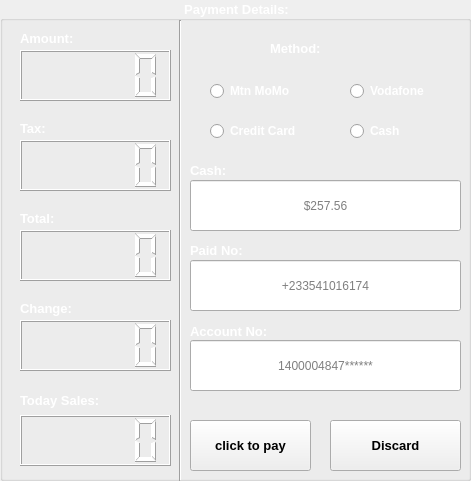
   <widget class="QGroupBox" name="groupBox_3">
    <property name="geometry">
     <rect>
      <x>1200</x>
      <y>30</y>
      <width>471</width>
      <height>481</height>
     </rect>
    </property>
    <property name="font">
     <font>
      <pointsize>10</pointsize>
      <weight>75</weight>
      <bold>true</bold>
     </font>
    </property>
    <property name="styleSheet">
     <string notr="true">color: white</string>
    </property>
    <property name="title">
     <string>Payment Details:</string>
    </property>
    <property name="alignment">
     <set>Qt::AlignCenter</set>
    </property>
    <widget class="QLabel" name="label_5">
     <property name="geometry">
      <rect>
       <x>270</x>
       <y>40</y>
       <width>91</width>
       <height>16</height>
      </rect>
     </property>
     <property name="font">
      <font>
       <pointsize>10</pointsize>
       <weight>75</weight>
       <bold>true</bold>
      </font>
     </property>
     <property name="styleSheet">
      <string notr="true">color: white;</string>
     </property>
     <property name="text">
      <string>Method:</string>
     </property>
    </widget>
    <widget class="QRadioButton" name="Mtn_radioButton">
     <property name="geometry">
      <rect>
       <x>210</x>
       <y>80</y>
       <width>121</width>
       <height>22</height>
      </rect>
     </property>
     <property name="font">
      <font>
       <pointsize>9</pointsize>
       <weight>75</weight>
       <bold>true</bold>
      </font>
     </property>
     <property name="text">
      <string>Mtn MoMo</string>
     </property>
    </widget>
    <widget class="QRadioButton" name="vodafone_radioButton">
     <property name="geometry">
      <rect>
       <x>350</x>
       <y>80</y>
       <width>101</width>
       <height>22</height>
      </rect>
     </property>
     <property name="font">
      <font>
       <pointsize>9</pointsize>
       <weight>75</weight>
       <bold>true</bold>
      </font>
     </property>
     <property name="text">
      <string>Vodafone</string>
     </property>
    </widget>
    <widget class="QRadioButton" name="creditCard_radioButton">
     <property name="geometry">
      <rect>
       <x>210</x>
       <y>120</y>
       <width>121</width>
       <height>22</height>
      </rect>
     </property>
     <property name="font">
      <font>
       <pointsize>9</pointsize>
       <weight>75</weight>
       <bold>true</bold>
      </font>
     </property>
     <property name="text">
      <string>Credit Card</string>
     </property>
    </widget>
    <widget class="QRadioButton" name="cash__radioButton">
     <property name="geometry">
      <rect>
       <x>350</x>
       <y>120</y>
       <width>81</width>
       <height>22</height>
      </rect>
     </property>
     <property name="font">
      <font>
       <pointsize>9</pointsize>
       <weight>75</weight>
       <bold>true</bold>
      </font>
     </property>
     <property name="text">
      <string>Cash</string>
     </property>
    </widget>
    <widget class="QLCDNumber" name="lcd_amount">
     <property name="geometry">
      <rect>
       <x>20</x>
       <y>50</y>
       <width>151</width>
       <height>51</height>
      </rect>
     </property>
     <property name="styleSheet">
      <string notr="true">color: white</string>
     </property>
     <property name="digitCount">
      <number>5</number>
     </property>
    </widget>
    <widget class="QLabel" name="label_7">
     <property name="geometry">
      <rect>
       <x>20</x>
       <y>30</y>
       <width>81</width>
       <height>16</height>
      </rect>
     </property>
     <property name="font">
      <font>
       <pointsize>10</pointsize>
       <weight>75</weight>
       <bold>true</bold>
      </font>
     </property>
     <property name="styleSheet">
      <string notr="true">color: white;</string>
     </property>
     <property name="text">
      <string>Amount:</string>
     </property>
    </widget>
    <widget class="QLCDNumber" name="lcd_tax">
     <property name="geometry">
      <rect>
       <x>20</x>
       <y>140</y>
       <width>151</width>
       <height>51</height>
      </rect>
     </property>
     <property name="styleSheet">
      <string notr="true">color: white</string>
     </property>
     <property name="digitCount">
      <number>5</number>
     </property>
    </widget>
    <widget class="QLabel" name="label_8">
     <property name="geometry">
      <rect>
       <x>20</x>
       <y>120</y>
       <width>61</width>
       <height>16</height>
      </rect>
     </property>
     <property name="font">
      <font>
       <pointsize>10</pointsize>
       <weight>75</weight>
       <bold>true</bold>
      </font>
     </property>
     <property name="styleSheet">
      <string notr="true">color: white;</string>
     </property>
     <property name="text">
      <string>Tax:</string>
     </property>
    </widget>
    <widget class="QLCDNumber" name="lcd_total">
     <property name="geometry">
      <rect>
       <x>20</x>
       <y>230</y>
       <width>151</width>
       <height>51</height>
      </rect>
     </property>
     <property name="styleSheet">
      <string notr="true">color: white</string>
     </property>
     <property name="digitCount">
      <number>5</number>
     </property>
    </widget>
    <widget class="QLabel" name="label_11">
     <property name="geometry">
      <rect>
       <x>20</x>
       <y>210</y>
       <width>51</width>
       <height>16</height>
      </rect>
     </property>
     <property name="font">
      <font>
       <pointsize>10</pointsize>
       <weight>75</weight>
       <bold>true</bold>
      </font>
     </property>
     <property name="styleSheet">
      <string notr="true">color: white;</string>
     </property>
     <property name="text">
      <string>Total:</string>
     </property>
    </widget>
    <widget class="QPushButton" name="btn_pay">
     <property name="geometry">
      <rect>
       <x>190</x>
       <y>420</y>
       <width>121</width>
       <height>51</height>
      </rect>
     </property>
     <property name="palette">
      <palette>
       <active>
        <colorrole role="WindowText">
         <brush brushstyle="SolidPattern">
          <color alpha="255">
           <red>0</red>
           <green>0</green>
           <blue>0</blue>
          </color>
         </brush>
        </colorrole>
        <colorrole role="Text">
         <brush brushstyle="SolidPattern">
          <color alpha="255">
           <red>0</red>
           <green>0</green>
           <blue>0</blue>
          </color>
         </brush>
        </colorrole>
        <colorrole role="ButtonText">
         <brush brushstyle="SolidPattern">
          <color alpha="255">
           <red>0</red>
           <green>0</green>
           <blue>0</blue>
          </color>
         </brush>
        </colorrole>
        <colorrole role="PlaceholderText">
         <brush brushstyle="NoBrush">
          <color alpha="128">
           <red>0</red>
           <green>0</green>
           <blue>0</blue>
          </color>
         </brush>
        </colorrole>
       </active>
       <inactive>
        <colorrole role="WindowText">
         <brush brushstyle="SolidPattern">
          <color alpha="255">
           <red>0</red>
           <green>0</green>
           <blue>0</blue>
          </color>
         </brush>
        </colorrole>
        <colorrole role="Text">
         <brush brushstyle="SolidPattern">
          <color alpha="255">
           <red>0</red>
           <green>0</green>
           <blue>0</blue>
          </color>
         </brush>
        </colorrole>
        <colorrole role="ButtonText">
         <brush brushstyle="SolidPattern">
          <color alpha="255">
           <red>0</red>
           <green>0</green>
           <blue>0</blue>
          </color>
         </brush>
        </colorrole>
        <colorrole role="PlaceholderText">
         <brush brushstyle="NoBrush">
          <color alpha="128">
           <red>0</red>
           <green>0</green>
           <blue>0</blue>
          </color>
         </brush>
        </colorrole>
       </inactive>
       <disabled>
        <colorrole role="WindowText">
         <brush brushstyle="SolidPattern">
          <color alpha="255">
           <red>0</red>
           <green>0</green>
           <blue>0</blue>
          </color>
         </brush>
        </colorrole>
        <colorrole role="Text">
         <brush brushstyle="SolidPattern">
          <color alpha="255">
           <red>0</red>
           <green>0</green>
           <blue>0</blue>
          </color>
         </brush>
        </colorrole>
        <colorrole role="ButtonText">
         <brush brushstyle="SolidPattern">
          <color alpha="255">
           <red>0</red>
           <green>0</green>
           <blue>0</blue>
          </color>
         </brush>
        </colorrole>
        <colorrole role="PlaceholderText">
         <brush brushstyle="NoBrush">
          <color alpha="128">
           <red>0</red>
           <green>0</green>
           <blue>0</blue>
          </color>
         </brush>
        </colorrole>
       </disabled>
      </palette>
     </property>
     <property name="font">
      <font>
       <pointsize>10</pointsize>
       <weight>75</weight>
       <bold>true</bold>
      </font>
     </property>
     <property name="styleSheet">
      <string notr="true">color: black</string>
     </property>
     <property name="text">
      <string>click to pay</string>
     </property>
    </widget>
    <widget class="Line" name="line_2">
     <property name="geometry">
      <rect>
       <x>170</x>
       <y>20</y>
       <width>21</width>
       <height>461</height>
      </rect>
     </property>
     <property name="orientation">
      <enum>Qt::Vertical</enum>
     </property>
    </widget>
    <widget class="QLabel" name="label_22">
     <property name="geometry">
      <rect>
       <x>20</x>
       <y>390</y>
       <width>121</width>
       <height>21</height>
      </rect>
     </property>
     <property name="font">
      <font>
       <pointsize>10</pointsize>
       <weight>75</weight>
       <bold>true</bold>
      </font>
     </property>
     <property name="styleSheet">
      <string notr="true">color: white;</string>
     </property>
     <property name="text">
      <string>Today Sales:</string>
     </property>
    </widget>
    <widget class="QLCDNumber" name="lcd_daily_sale">
     <property name="geometry">
      <rect>
       <x>20</x>
       <y>415</y>
       <width>151</width>
       <height>51</height>
      </rect>
     </property>
     <property name="styleSheet">
      <string notr="true">color: white</string>
     </property>
     <property name="digitCount">
      <number>5</number>
     </property>
    </widget>
    <widget class="QLineEdit" name="show_paid_cash">
     <property name="geometry">
      <rect>
       <x>190</x>
       <y>180</y>
       <width>271</width>
       <height>51</height>
      </rect>
     </property>
     <property name="font">
      <font>
       <pointsize>9</pointsize>
      </font>
     </property>
     <property name="styleSheet">
      <string notr="true">color: black;</string>
     </property>
     <property name="alignment">
      <set>Qt::AlignCenter</set>
     </property>
     <property name="placeholderText">
      <string>$257.56</string>
     </property>
     <property name="clearButtonEnabled">
      <bool>true</bool>
     </property>
    </widget>
    <widget class="QLineEdit" name="show_accnt_No">
     <property name="geometry">
      <rect>
       <x>190</x>
       <y>340</y>
       <width>271</width>
       <height>51</height>
      </rect>
     </property>
     <property name="font">
      <font>
       <pointsize>9</pointsize>
      </font>
     </property>
     <property name="styleSheet">
      <string notr="true">color: black;</string>
     </property>
     <property name="alignment">
      <set>Qt::AlignCenter</set>
     </property>
     <property name="placeholderText">
      <string>1400004847******</string>
     </property>
     <property name="clearButtonEnabled">
      <bool>true</bool>
     </property>
    </widget>
    <widget class="QPushButton" name="btn_discard">
     <property name="geometry">
      <rect>
       <x>330</x>
       <y>420</y>
       <width>131</width>
       <height>51</height>
      </rect>
     </property>
     <property name="palette">
      <palette>
       <active>
        <colorrole role="WindowText">
         <brush brushstyle="SolidPattern">
          <color alpha="255">
           <red>0</red>
           <green>0</green>
           <blue>0</blue>
          </color>
         </brush>
        </colorrole>
        <colorrole role="Text">
         <brush brushstyle="SolidPattern">
          <color alpha="255">
           <red>0</red>
           <green>0</green>
           <blue>0</blue>
          </color>
         </brush>
        </colorrole>
        <colorrole role="ButtonText">
         <brush brushstyle="SolidPattern">
          <color alpha="255">
           <red>0</red>
           <green>0</green>
           <blue>0</blue>
          </color>
         </brush>
        </colorrole>
        <colorrole role="PlaceholderText">
         <brush brushstyle="NoBrush">
          <color alpha="128">
           <red>0</red>
           <green>0</green>
           <blue>0</blue>
          </color>
         </brush>
        </colorrole>
       </active>
       <inactive>
        <colorrole role="WindowText">
         <brush brushstyle="SolidPattern">
          <color alpha="255">
           <red>0</red>
           <green>0</green>
           <blue>0</blue>
          </color>
         </brush>
        </colorrole>
        <colorrole role="Text">
         <brush brushstyle="SolidPattern">
          <color alpha="255">
           <red>0</red>
           <green>0</green>
           <blue>0</blue>
          </color>
         </brush>
        </colorrole>
        <colorrole role="ButtonText">
         <brush brushstyle="SolidPattern">
          <color alpha="255">
           <red>0</red>
           <green>0</green>
           <blue>0</blue>
          </color>
         </brush>
        </colorrole>
        <colorrole role="PlaceholderText">
         <brush brushstyle="NoBrush">
          <color alpha="128">
           <red>0</red>
           <green>0</green>
           <blue>0</blue>
          </color>
         </brush>
        </colorrole>
       </inactive>
       <disabled>
        <colorrole role="WindowText">
         <brush brushstyle="SolidPattern">
          <color alpha="255">
           <red>0</red>
           <green>0</green>
           <blue>0</blue>
          </color>
         </brush>
        </colorrole>
        <colorrole role="Text">
         <brush brushstyle="SolidPattern">
          <color alpha="255">
           <red>0</red>
           <green>0</green>
           <blue>0</blue>
          </color>
         </brush>
        </colorrole>
        <colorrole role="ButtonText">
         <brush brushstyle="SolidPattern">
          <color alpha="255">
           <red>0</red>
           <green>0</green>
           <blue>0</blue>
          </color>
         </brush>
        </colorrole>
        <colorrole role="PlaceholderText">
         <brush brushstyle="NoBrush">
          <color alpha="128">
           <red>0</red>
           <green>0</green>
           <blue>0</blue>
          </color>
         </brush>
        </colorrole>
       </disabled>
      </palette>
     </property>
     <property name="font">
      <font>
       <pointsize>10</pointsize>
       <weight>75</weight>
       <bold>true</bold>
      </font>
     </property>
     <property name="styleSheet">
      <string notr="true">color: black</string>
     </property>
     <property name="text">
      <string>Discard</string>
     </property>
    </widget>
    <widget class="QLabel" name="label_23">
     <property name="geometry">
      <rect>
       <x>190</x>
       <y>321</y>
       <width>111</width>
       <height>20</height>
      </rect>
     </property>
     <property name="font">
      <font>
       <pointsize>10</pointsize>
       <weight>75</weight>
       <bold>true</bold>
      </font>
     </property>
     <property name="text">
      <string>Account No:</string>
     </property>
    </widget>
    <widget class="QLabel" name="label_26">
     <property name="geometry">
      <rect>
       <x>190</x>
       <y>240</y>
       <width>111</width>
       <height>21</height>
      </rect>
     </property>
     <property name="font">
      <font>
       <pointsize>10</pointsize>
       <weight>75</weight>
       <bold>true</bold>
      </font>
     </property>
     <property name="text">
      <string>Paid No:</string>
     </property>
    </widget>
    <widget class="QLabel" name="label_24">
     <property name="geometry">
      <rect>
       <x>20</x>
       <y>300</y>
       <width>81</width>
       <height>16</height>
      </rect>
     </property>
     <property name="font">
      <font>
       <pointsize>10</pointsize>
       <weight>75</weight>
       <bold>true</bold>
      </font>
     </property>
     <property name="styleSheet">
      <string notr="true">color: white;</string>
     </property>
     <property name="text">
      <string>Change:</string>
     </property>
    </widget>
    <widget class="QLCDNumber" name="lcd_change">
     <property name="geometry">
      <rect>
       <x>20</x>
       <y>320</y>
       <width>151</width>
       <height>51</height>
      </rect>
     </property>
     <property name="styleSheet">
      <string notr="true">color: white</string>
     </property>
     <property name="digitCount">
      <number>5</number>
     </property>
    </widget>
    <widget class="QLabel" name="label_50">
     <property name="geometry">
      <rect>
       <x>190</x>
       <y>160</y>
       <width>71</width>
       <height>21</height>
      </rect>
     </property>
     <property name="font">
      <font>
       <pointsize>10</pointsize>
       <weight>75</weight>
       <bold>true</bold>
      </font>
     </property>
     <property name="text">
      <string>Cash:</string>
     </property>
    </widget>
    <widget class="QLineEdit" name="show_paid_number">
     <property name="geometry">
      <rect>
       <x>190</x>
       <y>260</y>
       <width>271</width>
       <height>51</height>
      </rect>
     </property>
     <property name="font">
      <font>
       <pointsize>9</pointsize>
      </font>
     </property>
     <property name="styleSheet">
      <string notr="true">color: black;</string>
     </property>
     <property name="alignment">
      <set>Qt::AlignCenter</set>
     </property>
     <property name="placeholderText">
      <string>+233541016174</string>
     </property>
     <property name="clearButtonEnabled">
      <bool>true</bool>
     </property>
    </widget>
   </widget>
